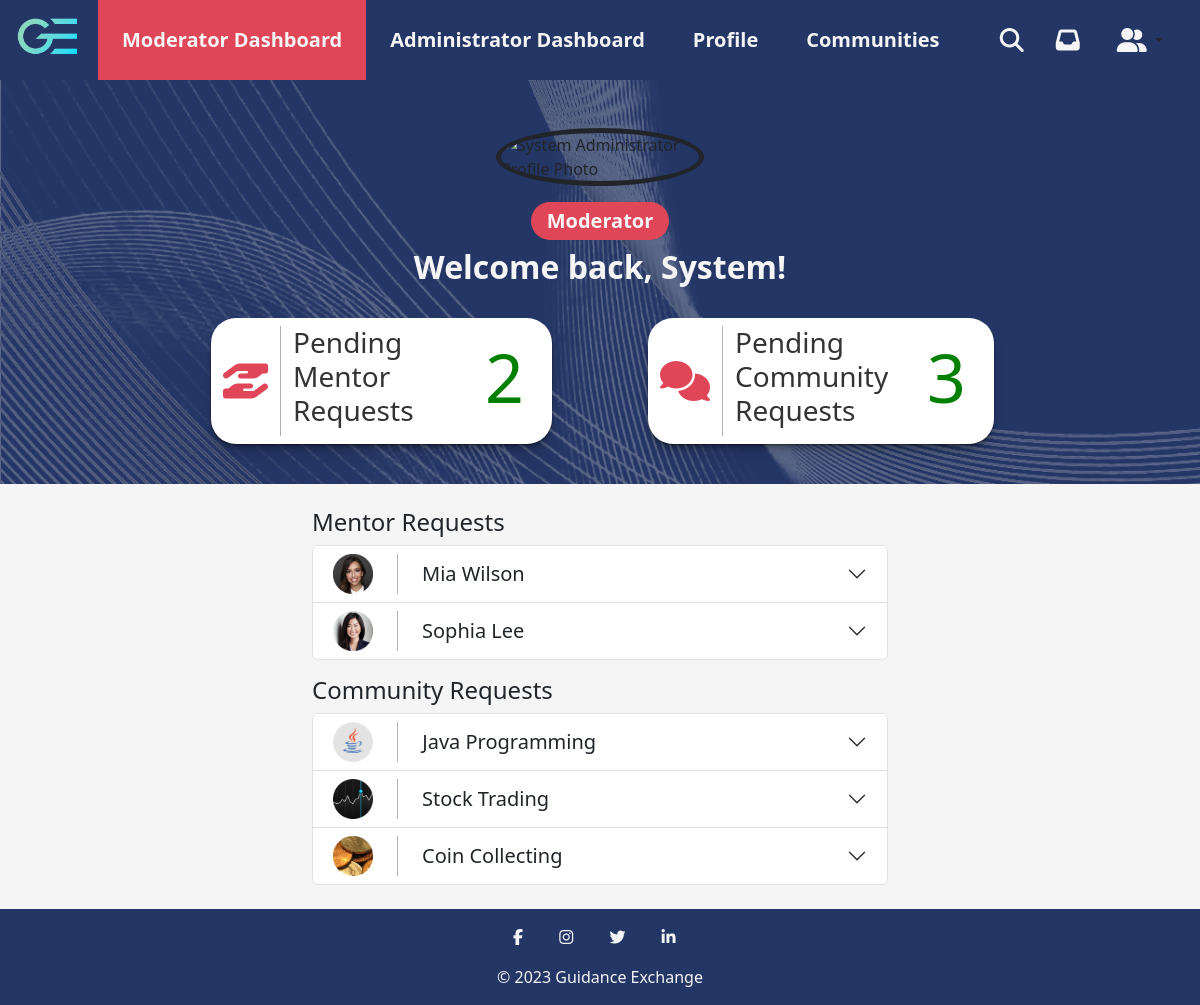
Screenshot of /moderator-dashboard.php?profileID=8 (signed in) with the database file from the repository.
### tables this page shows
CREATE TABLE UserData_t (
  UserID INT(9) NOT NULL,
  FirstName VARCHAR(255) NOT NULL,
  LastName VARCHAR(255) NOT NULL,
  ProfilePicture VARCHAR(255),
  ProfilePictureBorder VARCHAR(255),
  ProfilePictureBackground VARCHAR(255),
  Rating INT(1),
  LocationCity VARCHAR(255),
  LocationState VARCHAR(255),
  Facebook VARCHAR(255),
  Twitter VARCHAR(255),
  Instagram VARCHAR(255),
  LinkedIn VARCHAR(255),
  Mentoring LONGTEXT,
  AboutMe LONGTEXT,
  WorkTitle VARCHAR(255),
  WorkLocation VARCHAR(255),
  WorkStartDate DATE,
  WorkEndDate DATE,
  WorkDescription LONGTEXT,
  EducationDegree VARCHAR(255),
  EducationLocation VARCHAR(255),
  EducationStartDate DATE,
  EducationEndDate DATE,
  EducationDescription LONGTEXT,
  Associations VARCHAR(255),
  CONSTRAINT UserData_t_PK PRIMARY KEY (UserID),
  CONSTRAINT UserData_t_FK1 FOREIGN KEY (UserID) REFERENCES Auth_t(UserID)
);

### includes/session.inc.php (called while the page is built, shortened)
<?php
$userID = $_SESSION['UserID'];

### moderator-dashboard.php (the view, shortened to what this page needs)
<!DOCTYPE html>
<html lang="en">
<head>
  <link href="assets/fontawesome/css/fontawesome.css" rel="stylesheet">
  <link href="assets/fontawesome/css/brands.css" rel="stylesheet">
  <link href="assets/fontawesome/css/solid.css" rel="stylesheet">
  <link href="assets/bootstrap/css/bootstrap.min.css" rel="stylesheet" />
  <link rel="stylesheet" href="css/moderator.css" />
  <link rel="stylesheet" href="css/main.css" />
</head>
<header>
  <?php
  include('includes/session.inc.php');
  $systemAdministratorStatus = $_SESSION['SystemAdministratorStatus'];
  ?>
  <nav class="navbar navbar-expand-lg navbar-light">
    <div class="container-fluid">
      <a class="navbar-brand" href="home.php"><img src="img/logo_gradient.png" alt="Guidance Exchange Logo" height="70" /></a>
      <div class="collapse navbar-collapse" id="navbarSupportedContent">
        <ul class="navbar-nav me-auto mb-2 mb-lg-0">
          <li class="nav-item">
            <a class="nav-link highlight-link nav-text px-4 active" href="moderator-dashboard.php?profileID=<?php echo $userID; ?>">Moderator Dashboard</a>
          </li>
          <?php
          if ($systemAdministratorStatus == true) {
            echo '<li class="nav-item">';
            echo ' <a class="nav-link highlight-link nav-text px-4" href="admin-dashboard.php?profileID=' . $userID . '">Administrator Dashboard</a>';
            echo '</li>';
          }
          ?>
          <li class="nav-item">
            <a class="nav-link highlight-link nav-text px-4" href="profile.php?profileID=<?php echo $userID; ?>">Profile</a>
          </li>
          <li class="nav-item">
            <a class="nav-link highlight-link nav-text px-4" href="#">Communities</a>
          </li>
        </ul>
        <ul class="navbar-nav d-flex flex-row me-1">
          <li class="nav-item me-3 me-lg-0 px-2">
            <a class="nav-link" href="#"><i class="fa-solid fa-magnifying-glass fa-xl"></i></i></i></a>
          </li>
          <li class="nav-item me-3 me-lg-0 px-2">
            <a class="nav-link" href="#"><i class="fa-solid fa-inbox fa-xl"></i></i></a>
          </li>
          <li class="nav-item dropdown me-3 me-lg-0 px-2 d-flex justify-content-center">
            <button class="btn dropdown-toggle" data-bs-toggle="dropdown" aria-expanded="false">
              <i class="fa-solid fa-user-group fa-xl"></i>
            </button>
          </li>
        </ul>
      </div>
    </div>
  </nav>
</header>
<body>
  <?php
  $sql = "SELECT `FirstName`, `LastName`, `ProfilePicture`, `ProfilePictureBorder`, `ProfilePictureBackground` FROM `UserData_t` WHERE `UserID` = $userID";
  $result = mysqli_query($con, $sql);
  while ($profile = mysqli_fetch_assoc($result)) {
    $firstName = $profile['FirstName'];
    $lastName = $profile['LastName'];
    $profilePicture = $profile['ProfilePicture'];
    $profilePictureBorder = $profile['ProfilePictureBorder'];
    $profilePictureBackground = $profile['ProfilePictureBackground'];
  }
  $sqlMentorRequests = "SELECT * FROM `MentorRequests_t`";
  $resultMentorRequests = mysqli_query($con, $sqlMentorRequests);
  $mentorRequestsArray = array();
  while ($mentorRequests = mysqli_fetch_assoc($resultMentorRequests)) {
    $mentorRequestsArray[] = array('UserID' => $mentorRequests['UserID'], 'ResumeLocation' => $mentorRequests['ResumeLocation'], 'MentorStatement' => $mentorRequests['MentorStatement']);
  }
  foreach ($mentorRequestsArray as $request) {
    $user = $request['UserID'];
    $sqlUser = "SELECT `FirstName`, `LastName`, `ProfilePicture`, `LinkedIn` FROM `UserData_t` WHERE `UserID` = $user";
    $resultUser = mysqli_query($con, $sqlUser);
    while ($userData = mysqli_fetch_assoc($resultUser)) {
      $userDataArray[] = array('UserID' => $request['UserID'], 'FirstName' => $userData['FirstName'], 'LastName' => $userData['LastName'], 'ProfilePicture' => $userData['ProfilePicture'], 'LinkedIn' => $userData['LinkedIn'], 'ResumeLocation' => $request['ResumeLocation'], 'MentorStatement' => $request['MentorStatement']);
    }
  }
  $sqlCommunityRequests = "SELECT * FROM `CommunityRequests_t`";
  $resultCommunityRequests = mysqli_query($con, $sqlCommunityRequests);
  $communityRequestsArray = array();
  while ($communityRequests = mysqli_fetch_assoc($resultCommunityRequests)) {
    $communityRequestsArray[] = array('CommunityRequestID' => $communityRequests['CommunityRequestID'], 'UserID' => $communityRequests['UserID'], 'CommunityName' => $communityRequests['CommunityName'], 'CommunityDescription' => $communityRequests['CommunityDescription'], 'CommunityPicture' => $communityRequests['CommunityPicture']);
  }
  foreach ($communityRequestsArray as $request) {
    $user = $request['UserID'];
    $sqlUser = "SELECT `FirstName`, `LastName`, `ProfilePicture` FROM `UserData_t` WHERE `UserID` = $user";
    $resultUser = mysqli_query($con, $sqlUser);
    while ($communityData = mysqli_fetch_assoc($resultUser)) {
      $communityDataArray[] = array('UserID' => $request['UserID'], 'FirstName' => $communityData['FirstName'], 'LastName' => $communityData['LastName'], 'ProfilePicture' => $communityData['ProfilePicture'], 'CommunityRequestID' => $request['CommunityRequestID'], 'CommunityName' => $request['CommunityName'], 'CommunityDescription' => $request['CommunityDescription'], 'CommunityPicture' => $request['CommunityPicture']);
    }
  }
  ?>
  <section class="moderator__photo-section pt-5 pb-3" style="background-image: url('img/<?php echo $profilePictureBackground; ?>'); background-attachment: fixed; background-size: cover;">
    <div class="container-fluid flex-column">
      <img class="moderator__profile-photo mb-3" style="border-color: <?php echo $profilePictureBorder; ?>;" src="upload/<?php echo $profilePicture; ?>" alt="<?php echo $firstName . ' ' . $lastName; ?> Profile Photo">
      <div class="moderator__tag mb-2">
        <p class="py-1 px-3 m-0">Moderator</p>
      </div>
      <h1 class="moderator__profile-name">Welcome back, <?php echo $firstName; ?>!</h1>
      <div class="container pb-4">
        <div class="row">
          <div class="col container-fluid justify-content-end me-5 mt-4">
            <div class="row row-cols-auto moderator__profile-section pt-2">
              <div class="col d-flex moderator__profile-icon align-items-center">
                <i class="fa-solid fa-hand-holding-hand"></i>
              </div>
              <div class="col moderator__profile-wrap">
                <h3>Pending<br>Mentor<br>Requests</h3>
              </div>
              <div class="col">
                <p class="moderator__requests-counter pe-3" style="color:
                <?php
                if (sizeof($mentorRequestsArray) < 5) {
                  echo 'green';
                } elseif (sizeof($mentorRequestsArray) < 10) {
                  echo 'orange';
                } else {
                  echo 'red';
                }
                ?>;"><?php echo sizeof($mentorRequestsArray); ?></p>
              </div>
            </div>
          </div>
          <div class="col container-fluid justify-content-start ms-5 mt-4">
            <div class="row row-cols-auto moderator__profile-section pt-2">
              <div class="col d-flex moderator__profile-icon align-items-center">
                <i class="fa-solid fa-comments"></i>
              </div>
              <div class="col moderator__profile-wrap">
                <h3>Pending<br>Community<br>Requests</h3>
              </div>
              <div class="col">
                <p class="moderator__requests-counter pe-3" style="color:
                <?php
                if (sizeof($communityRequestsArray) < 5) {
                  echo 'green';
                } elseif (sizeof($communityRequestsArray) < 10) {
                  echo 'orange';
                } else {
                  echo 'red';
                }
                ?>;"><?php echo sizeof($communityRequestsArray); ?></p>
              </div>
            </div>
          </div>
        </div>
      </div>
    </div>
  </section>
  <section class="content-section pt-4">
    <div class="container-fluid w-50 pb-4 flex-column">
      <?php
      if ($mentorRequestsArray != null) {
        echo '<div class="d-flex align-items-start w-100">';
        echo '<h4>Mentor Requests</h4>';
        echo '</div>';
        echo '<div class="accordion w-100 row" id="mentor-requests">';
        for ($i = 0; $i < sizeof($userDataArray); $i++) {
          echo '<div class="accordion-item">';
          echo '<div class="accordion-header">';
          echo '<button class="accordion-button collapsed py-2" type="button" data-bs-toggle="collapse" data-bs-target="#mentor_collapse' . $i . '" aria-expanded="false" aria-controls="mentor_collapse' . $i . '">';
          echo '<div class="d-flex align-items-center">';
          echo '<div class="d-flex align-items-center justify-content-center moderator__mentor-request-photo">';
          echo '<img class="pe-4" src="/upload/' . $userDataArray[$i]['ProfilePicture'] . '" alt="' . $userDataArray[$i]['FirstName'] . ' ' . $userDataArray[$i]['LastName'] . 'Profile Photo">';
          echo '</div>';
          echo '<h4 class="moderator__request-header ps-4 mb-0">' . $userDataArray[$i]['FirstName'] . ' ' . $userDataArray[$i]['LastName'] . '</h4>';
          echo '</div>';
          echo '</button>';
          echo '</div>';
          echo '<div id="mentor_collapse' . $i . '" class="accordion-collapse collapse" data-bs-parent="#mentor-requests">';
          echo '<div class="accordion-body">';
          echo '<div class="container-fluid pt-3">';
          echo '</div></div></div></div>';
        }
        echo '</div>';
      }
      if ($communityRequestsArray != null) {
        echo '<div class="d-flex align-items-start w-100 pt-3">';
        echo '<h4>Community Requests</h4>';
        echo '</div>';
        echo '<div class="accordion w-100 row" id="community-requests">';
        for ($x = 0; $x < sizeof($communityDataArray); $x++) {
          echo '<div class="accordion-item">';
          echo '<div class="accordion-header">';
          echo '<button class="accordion-button collapsed py-2" type="button" data-bs-toggle="collapse" data-bs-target="#community_collapse' . $x . '" aria-expanded="false" aria-controls="community_collapse' . $x . '">';
          echo '<div class="d-flex align-items-center">';
          echo '<div class="d-flex align-items-center justify-content-center moderator__mentor-request-photo">';
          echo '<img class="pe-4" src="/upload/' . $communityDataArray[$x]['CommunityPicture'] . '" alt="' . $communityDataArray[$x]['CommunityName'] . ' Profile Photo">';
          echo '</div>';
          echo '<h4 class="moderator__request-header ps-4 mb-0">' . $communityDataArray[$x]['CommunityName'] . '</h4>';
          echo '</div>';
          echo '</button>';
          echo '</div>';
          echo '<div id="community_collapse' . $x . '" class="accordion-collapse collapse" data-bs-parent="#community-requests">';
          echo '<div class="accordion-body">';
          echo '<div class="container-fluid pt-3">';
          echo '</div></div></div></div>';
        }
        echo '</div>';
      }
      ?>
    </div>
  </section>
</body>
<footer>
  <nav class="navbar">
    <div class="mx-auto">
      <div class="my-3">
        <a href="https://www.facebook.com/" class="mx-3"><i class="fa fa-facebook"></i></a>
        <a href="https://www.instagram.com/" class="mx-3"><i class="fa fa-instagram"></i></a>
        <a href="https://www.twitter.com/" class="mx-3"><i class="fa fa-twitter"></i></a>
        <a href="https://www.linkedin.com" class="mx-3"><i class="fa fa-linkedin"></i></a>
      </div>
      <div class="footer-text text-center pb-3">© 2023 Guidance Exchange</div>
    </div>
  </nav>
</footer>
</html>

### css/moderator.css (style rules this page uses)
.moderator__photo-section { background-color: #243665; }
.moderator__photo-section .container-fluid { display: flex; align-items: center; justify-content: center; }
.moderator__photo-section .moderator__profile-photo { width: 13rem; border: 5px solid; border-radius: 100%; }
.moderator__photo-section .moderator__profile-name { font-size: 2rem; font-weight: 600; color: #f5f5f5; }
.moderator__tag { background-color: #e14658; color: #f5f5f5; border-radius: 50px; font-weight: 600; font-size: 1.25rem; }
.moderator__profile-wrap { height: 110px; width: 12rem; overflow: hidden; }
.moderator__profile-wrap h3 { color: #333; }
.moderator__profile-icon { height: 110px; border-right: #b0b0b0 1px solid; color: #e14658; font-size: 2.5rem; }
.moderator__profile-section { background-color: #ffffff; border-radius: 25px; box-shadow: 0 1px 1px rgba(0, 0, 0, 0.25), 0 2px 2px rgba(0, 0, 0, 0.2), 0 4px 4px rgba(0, 0, 0, 0.15), 0 8px 8px rgba(0, 0, 0, 0.1), 0 16px 16px rgba(0, 0, 0, 0.05); }
.moderator__requests-counter { font-size: 68px; }
.content-section .container-fluid { display: flex; align-items: center; justify-content: center; }
.accordion-item { padding: 0; }
.moderator__mentor-request-photo img { height: 40px; width: auto; border-right: #b0b0b0 1px solid; }
.moderator__request-header { font-size: 20px; }
.accordion { --bs-accordion-btn-focus-box-shadow: none; }

### css/main.css (style rules this page uses)
header { padding: 0; }
nav { background-color: #243665; }
nav i { color: #f5f5f5; }
.navbar-brand { --bs-navbar-brand-padding-y: 0px; }
.navbar { --bs-navbar-padding-y: 0; }
.navbar-collapse { flex-shrink: 0; }
.nav-link { height: 80px; display: flex; align-items: center; justify-content: center; color: #f5f5f5; }
.nav-text { font-size: 1.25rem; font-weight: 600; }
.active { background-color: #e14658; }
.navbar-nav .nav-link.active { color: #f5f5f5; }
body { background-color: #f5f5f5; }
footer i { color: #f5f5f5; }
.footer-text { color: #f5f5f5; }

### rows the page displays
userdata_t: ProfilePictureBackground (picture), FirstName "System"
userdata_t: ProfilePicture (picture), FirstName "Mia", LastName "Wilson"
userdata_t: ProfilePicture (picture), FirstName "Sophia", LastName "Lee"

### other values shown
sizeof($mentorRequestsArray) "2"
sizeof($communityRequestsArray) "3"
$communityDataArray[$x]['CommunityName'] "Java Programming"
$communityDataArray[$x]['CommunityName'] "Stock Trading"
$communityDataArray[$x]['CommunityName'] "Coin Collecting"
